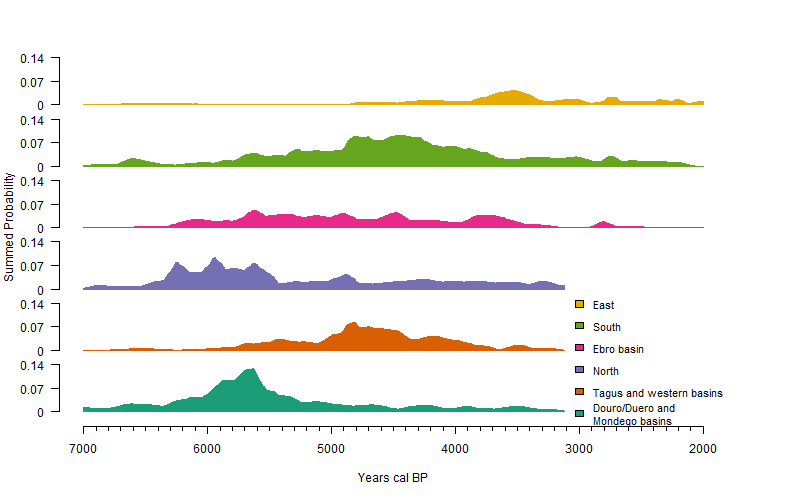

The script that saved this image:
##########################################
### Figure 5. COMPARING EMPIRICAL SPDs ##
########################################

library(maptools)
library(spatstat)
library(rgdal)
library(rcarbon)
library(RColorBrewer)
setwd(~BayesMegaliths-master) # Set first the working directory at the BayesMegaliths-master folder, as this script is coded to have that folder as the root
library(here)

# Read raw data
dates = read.csv2(here('data','C14dates_Iberia.csv'), sep=";",na='n/a')

# Subset dates by curve
dates_terrestrial <- subset(dates, Curve=="intcal20")
dates_marine <- subset(dates, Curve=="marine20")
dates_Mixed <- subset(dates, Curve=="mixed")

# Set Mixed curve
mixedCurve <- mixCurves('intcal20','marine20',p=0.8) 

# Calibrate dates using the corresponding curve
dates_Terr_cal <- calibrate(x=dates_terrestrial$C14,errors=dates_terrestrial$STD,normalised=TRUE, 
                            calMatrix=FALSE, calCurves = dates_terrestrial$Curve)

dates_Marine_cal <- calibrate(x=dates_marine$C14, errors=dates_marine$STD,
                              normalised=TRUE, calMatrix=FALSE, calCurves = dates_marine$Curve, 
                              resOffsets = dates_marine$DeltaR, resErrors = dates_marine$DeltaRErr)

dates_Mixed_cal <- calibrate(x=dates_Mixed$C14,
                             errors=dates_Mixed$STD,
                             normalised=TRUE, calMatrix=FALSE, calCurves = mixedCurve, 
                             resOffsets = dates_Mixed$DeltaR, 
                             resErrors = dates_Mixed$DeltaRErr)

# Combine calibrated dates
dates_cal = rcarbon::combine(dates_Terr_cal,dates_Marine_cal,dates_Mixed_cal, fixIDs = TRUE)

# Create the bin-width (h=100)
bins.meg <- binPrep(sites=dates$SiteID,
                     ages=dates$C14, h=100)

# SPD stacked visual comparison by regions
meg.spd=stackspd(x=dates_cal,
                 group=dates$Region,timeRange=c(7000,2000),
                 bins=bins.meg,runm=100)

# Make the plot and save it in "Figures" folder as Figure 5
png(file=here('figures','Figure 5.png'),width = 800,height=500)
par(mar=c(5.1, 4.1, 2, 5))
plot(meg.spd,type='multipanel',legend=F, gapFactor=0.3)
legend(x="bottomright", box.lty = 0, # Insert custom legend, to match the order in graph
       legend=c("East","South", "Ebro basin", "North","Tagus and western basins", "Douro/Duero and \nMondego basins"),
       cex=0.9, fill= c("#E6AB02", "#66A61E", "#E7298A", "#7570B3", "#D95F02","#1B9E77"))
dev.off()
